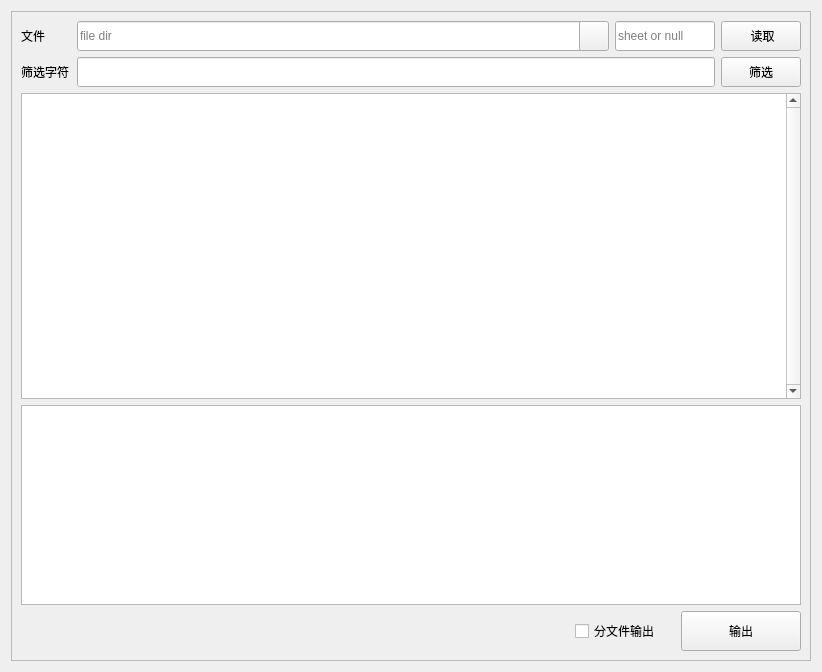
<?xml version="1.0" encoding="UTF-8"?>
<ui version="4.0">
 <class>excel_filter_form</class>
 <widget class="QWidget" name="excel_filter_form">
  <property name="geometry">
   <rect>
    <x>0</x>
    <y>0</y>
    <width>818</width>
    <height>668</height>
   </rect>
  </property>
  <property name="windowTitle">
   <string>Form</string>
  </property>
  <layout class="QGridLayout" name="gridLayout">
   <item row="0" column="0">
    <widget class="QFrame" name="frame">
     <property name="minimumSize">
      <size>
       <width>800</width>
       <height>650</height>
      </size>
     </property>
     <property name="frameShape">
      <enum>QFrame::StyledPanel</enum>
     </property>
     <property name="frameShadow">
      <enum>QFrame::Raised</enum>
     </property>
     <layout class="QVBoxLayout" name="verticalLayout">
      <item>
       <layout class="QHBoxLayout" name="horizontalLayout_4">
        <item>
         <widget class="QLabel" name="file_label">
          <property name="minimumSize">
           <size>
            <width>50</width>
            <height>0</height>
           </size>
          </property>
          <property name="text">
           <string>文件</string>
          </property>
         </widget>
        </item>
        <item>
         <layout class="QHBoxLayout" name="horizontalLayout">
          <item>
           <widget class="QLineEdit" name="file_lineEdit">
            <property name="minimumSize">
             <size>
              <width>520</width>
              <height>30</height>
             </size>
            </property>
            <property name="maximumSize">
             <size>
              <width>16777215</width>
              <height>50</height>
             </size>
            </property>
            <property name="placeholderText">
             <string>file dir</string>
            </property>
           </widget>
          </item>
          <item>
           <widget class="QPushButton" name="slt_file_btn">
            <property name="minimumSize">
             <size>
              <width>30</width>
              <height>30</height>
             </size>
            </property>
            <property name="maximumSize">
             <size>
              <width>50</width>
              <height>50</height>
             </size>
            </property>
            <property name="text">
             <string/>
            </property>
           </widget>
          </item>
         </layout>
        </item>
        <item>
         <widget class="QLineEdit" name="sheet_lineEdit">
          <property name="minimumSize">
           <size>
            <width>100</width>
            <height>30</height>
           </size>
          </property>
          <property name="maximumSize">
           <size>
            <width>200</width>
            <height>60</height>
           </size>
          </property>
          <property name="placeholderText">
           <string>sheet or null</string>
          </property>
         </widget>
        </item>
        <item>
         <widget class="QPushButton" name="file_read_pbtn">
          <property name="minimumSize">
           <size>
            <width>80</width>
            <height>30</height>
           </size>
          </property>
          <property name="maximumSize">
           <size>
            <width>160</width>
            <height>60</height>
           </size>
          </property>
          <property name="text">
           <string> 读取</string>
          </property>
         </widget>
        </item>
       </layout>
      </item>
      <item>
       <layout class="QHBoxLayout" name="horizontalLayout_2">
        <item>
         <widget class="QLabel" name="filter_label">
          <property name="minimumSize">
           <size>
            <width>50</width>
            <height>0</height>
           </size>
          </property>
          <property name="maximumSize">
           <size>
            <width>16777215</width>
            <height>24</height>
           </size>
          </property>
          <property name="text">
           <string>筛选字符</string>
          </property>
         </widget>
        </item>
        <item>
         <widget class="QLineEdit" name="filter_lineEdit">
          <property name="minimumSize">
           <size>
            <width>520</width>
            <height>30</height>
           </size>
          </property>
          <property name="maximumSize">
           <size>
            <width>16777215</width>
            <height>50</height>
           </size>
          </property>
          <property name="placeholderText">
           <string/>
          </property>
         </widget>
        </item>
        <item>
         <widget class="QPushButton" name="filter_pbtn">
          <property name="minimumSize">
           <size>
            <width>80</width>
            <height>30</height>
           </size>
          </property>
          <property name="maximumSize">
           <size>
            <width>80</width>
            <height>60</height>
           </size>
          </property>
          <property name="text">
           <string>筛选</string>
          </property>
         </widget>
        </item>
       </layout>
      </item>
      <item>
       <widget class="QTableWidget" name="input_tableWidget">
        <property name="verticalScrollBarPolicy">
         <enum>Qt::ScrollBarAlwaysOn</enum>
        </property>
        <property name="horizontalScrollBarPolicy">
         <enum>Qt::ScrollBarAsNeeded</enum>
        </property>
        <property name="sizeAdjustPolicy">
         <enum>QAbstractScrollArea::AdjustToContents</enum>
        </property>
       </widget>
      </item>
      <item>
       <widget class="QTextBrowser" name="out_textb">
        <property name="minimumSize">
         <size>
          <width>770</width>
          <height>100</height>
         </size>
        </property>
        <property name="maximumSize">
         <size>
          <width>16777215</width>
          <height>200</height>
         </size>
        </property>
       </widget>
      </item>
      <item>
       <layout class="QHBoxLayout" name="horizontalLayout_3">
        <item>
         <spacer name="horizontalSpacer">
          <property name="orientation">
           <enum>Qt::Horizontal</enum>
          </property>
          <property name="sizeHint" stdset="0">
           <size>
            <width>40</width>
            <height>20</height>
           </size>
          </property>
         </spacer>
        </item>
        <item>
         <widget class="QCheckBox" name="checkBox">
          <property name="minimumSize">
           <size>
            <width>100</width>
            <height>40</height>
           </size>
          </property>
          <property name="maximumSize">
           <size>
            <width>150</width>
            <height>40</height>
           </size>
          </property>
          <property name="text">
           <string>分文件输出</string>
          </property>
         </widget>
        </item>
        <item>
         <widget class="QPushButton" name="output_pushButton">
          <property name="minimumSize">
           <size>
            <width>120</width>
            <height>40</height>
           </size>
          </property>
          <property name="maximumSize">
           <size>
            <width>120</width>
            <height>40</height>
           </size>
          </property>
          <property name="text">
           <string>输出</string>
          </property>
         </widget>
        </item>
       </layout>
      </item>
     </layout>
    </widget>
   </item>
  </layout>
 </widget>
 <resources/>
 <connections/>
</ui>
